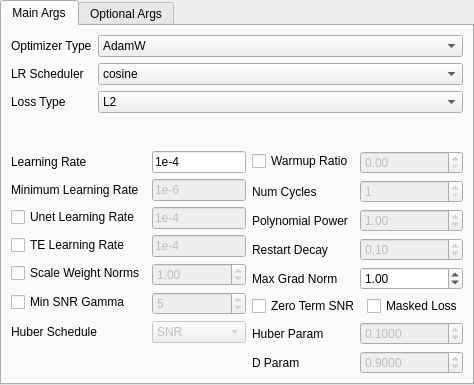
<?xml version="1.0" encoding="UTF-8"?>
<ui version="4.0">
 <class>optimizer_ui</class>
 <widget class="QWidget" name="optimizer_ui">
  <property name="geometry">
   <rect>
    <x>0</x>
    <y>0</y>
    <width>463</width>
    <height>385</height>
   </rect>
  </property>
  <property name="windowTitle">
   <string>Form</string>
  </property>
  <layout class="QVBoxLayout" name="verticalLayout">
   <property name="leftMargin">
    <number>0</number>
   </property>
   <property name="topMargin">
    <number>0</number>
   </property>
   <property name="rightMargin">
    <number>0</number>
   </property>
   <property name="bottomMargin">
    <number>0</number>
   </property>
   <item>
    <widget class="TabView" name="tabWidget">
     <property name="focusPolicy">
      <enum>Qt::StrongFocus</enum>
     </property>
     <property name="currentIndex">
      <number>0</number>
     </property>
     <widget class="QWidget" name="optimizer_tab_main">
      <property name="focusPolicy">
       <enum>Qt::StrongFocus</enum>
      </property>
      <attribute name="title">
       <string>Main Args</string>
      </attribute>
      <layout class="QGridLayout" name="gridLayout">
       <item row="1" column="0">
        <layout class="QFormLayout" name="formLayout_2">
         <item row="0" column="0">
          <widget class="QLabel" name="label">
           <property name="toolTip">
            <string>&lt;html&gt;&lt;head/&gt;&lt;body&gt;&lt;p&gt;Learning Rate is the base learning rate for any value that is not explicitly set, for example, if you set the Unet learning rate, but not the Text Encoder learning rate, the Text Encoder will be using this learning rate&lt;/p&gt;&lt;/body&gt;&lt;/html&gt;</string>
           </property>
           <property name="text">
            <string>Learning Rate</string>
           </property>
          </widget>
         </item>
         <item row="0" column="1">
          <widget class="LineEditWithHighlight" name="main_lr_input">
           <property name="toolTip">
            <string>&lt;html&gt;&lt;head/&gt;&lt;body&gt;&lt;p&gt;Learning Rate is the base learning rate for any value that is not explicitly set, for example, if you set the Unet learning rate, but not the Text Encoder learning rate, the Text Encoder will be using this learning rate&lt;/p&gt;&lt;/body&gt;&lt;/html&gt;</string>
           </property>
           <property name="text">
            <string>1e-4</string>
           </property>
           <property name="placeholderText">
            <string>Learning Rate</string>
           </property>
          </widget>
         </item>
         <item row="1" column="1">
          <widget class="LineEditWithHighlight" name="min_lr_input">
           <property name="enabled">
            <bool>false</bool>
           </property>
           <property name="toolTip">
            <string>&lt;html&gt;&lt;head/&gt;&lt;body&gt;&lt;p&gt;Minimum Learning Rate is the minimum value any of the learning rates can be&lt;/p&gt;&lt;/body&gt;&lt;/html&gt;</string>
           </property>
           <property name="text">
            <string>1e-6</string>
           </property>
          </widget>
         </item>
         <item row="2" column="0">
          <widget class="QCheckBox" name="unet_lr_enable">
           <property name="toolTip">
            <string>&lt;html&gt;&lt;head/&gt;&lt;body&gt;&lt;p&gt;Unet Learning Rate is the base learning rate for the Unet&lt;/p&gt;&lt;/body&gt;&lt;/html&gt;</string>
           </property>
           <property name="text">
            <string>Unet Learning Rate</string>
           </property>
          </widget>
         </item>
         <item row="2" column="1">
          <widget class="LineEditWithHighlight" name="unet_lr_input">
           <property name="enabled">
            <bool>false</bool>
           </property>
           <property name="toolTip">
            <string>&lt;html&gt;&lt;head/&gt;&lt;body&gt;&lt;p&gt;Unet Learning Rate is the base learning rate for the Unet&lt;/p&gt;&lt;/body&gt;&lt;/html&gt;</string>
           </property>
           <property name="text">
            <string>1e-4</string>
           </property>
           <property name="placeholderText">
            <string>Unet Learning Rate</string>
           </property>
          </widget>
         </item>
         <item row="3" column="0">
          <widget class="QCheckBox" name="te_lr_enable">
           <property name="toolTip">
            <string>&lt;html&gt;&lt;head/&gt;&lt;body&gt;&lt;p&gt;TE Learning Rate is the base learning rate for the Text Encoder&lt;/p&gt;&lt;/body&gt;&lt;/html&gt;</string>
           </property>
           <property name="text">
            <string>TE Learning Rate</string>
           </property>
          </widget>
         </item>
         <item row="3" column="1">
          <widget class="LineEditWithHighlight" name="te_lr_input">
           <property name="enabled">
            <bool>false</bool>
           </property>
           <property name="toolTip">
            <string>&lt;html&gt;&lt;head/&gt;&lt;body&gt;&lt;p&gt;TE Learning Rate is the base learning rate for the Text Encoder&lt;/p&gt;&lt;/body&gt;&lt;/html&gt;</string>
           </property>
           <property name="text">
            <string>1e-4</string>
           </property>
           <property name="placeholderText">
            <string>TE Learning Rate</string>
           </property>
          </widget>
         </item>
         <item row="1" column="0">
          <widget class="QLabel" name="min_lr_label">
           <property name="toolTip">
            <string>&lt;html&gt;&lt;head/&gt;&lt;body&gt;&lt;p&gt;Minimum Learning Rate is the minimum value any of the learning rates can be&lt;/p&gt;&lt;/body&gt;&lt;/html&gt;</string>
           </property>
           <property name="text">
            <string>Minimum Learning Rate</string>
           </property>
          </widget>
         </item>
         <item row="4" column="0">
          <widget class="QCheckBox" name="scale_weight_enable">
           <property name="toolTip">
            <string>&lt;html&gt;&lt;head/&gt;&lt;body&gt;&lt;p&gt;Scale Weight Norms is a way to scale the weights to prevent any one weight from getting too large to the rest&lt;/p&gt;&lt;/body&gt;&lt;/html&gt;</string>
           </property>
           <property name="text">
            <string>Scale Weight Norms</string>
           </property>
          </widget>
         </item>
         <item row="4" column="1">
          <widget class="DoubleSpinBox" name="scale_weight_input">
           <property name="enabled">
            <bool>false</bool>
           </property>
           <property name="focusPolicy">
            <enum>Qt::StrongFocus</enum>
           </property>
           <property name="toolTip">
            <string>&lt;html&gt;&lt;head/&gt;&lt;body&gt;&lt;p&gt;Scale Weight Norms is a way to scale the weights to prevent any one weight from getting too large to the rest&lt;/p&gt;&lt;/body&gt;&lt;/html&gt;</string>
           </property>
           <property name="value">
            <double>1.000000000000000</double>
           </property>
          </widget>
         </item>
         <item row="5" column="0">
          <widget class="QCheckBox" name="min_snr_enable">
           <property name="toolTip">
            <string>&lt;html&gt;&lt;head/&gt;&lt;body&gt;&lt;p&gt;Min SNR Gamma is a way to remove random noise during training. A lower value is stronger&lt;/p&gt;&lt;/body&gt;&lt;/html&gt;</string>
           </property>
           <property name="text">
            <string>Min SNR Gamma</string>
           </property>
          </widget>
         </item>
         <item row="5" column="1">
          <widget class="SpinBox" name="min_snr_input">
           <property name="enabled">
            <bool>false</bool>
           </property>
           <property name="focusPolicy">
            <enum>Qt::StrongFocus</enum>
           </property>
           <property name="toolTip">
            <string>&lt;html&gt;&lt;head/&gt;&lt;body&gt;&lt;p&gt;Min SNR Gamma is a way to remove random noise during training. A lower value is stronger&lt;/p&gt;&lt;/body&gt;&lt;/html&gt;</string>
           </property>
           <property name="value">
            <number>5</number>
           </property>
          </widget>
         </item>
         <item row="6" column="1">
          <widget class="ComboBox" name="huber_schedule_selector">
           <property name="enabled">
            <bool>false</bool>
           </property>
           <property name="toolTip">
            <string>&lt;html&gt;&lt;head/&gt;&lt;body&gt;&lt;p&gt;Huber Schedule handles the type of Huber loss that is used.&lt;/p&gt;&lt;/body&gt;&lt;/html&gt;</string>
           </property>
           <item>
            <property name="text">
             <string>SNR</string>
            </property>
           </item>
           <item>
            <property name="text">
             <string>Exponential</string>
            </property>
           </item>
           <item>
            <property name="text">
             <string>Constant</string>
            </property>
           </item>
          </widget>
         </item>
         <item row="6" column="0">
          <widget class="QLabel" name="label_3">
           <property name="toolTip">
            <string>&lt;html&gt;&lt;head/&gt;&lt;body&gt;&lt;p&gt;Huber Schedule handles the type of Huber loss that is used.&lt;/p&gt;&lt;/body&gt;&lt;/html&gt;</string>
           </property>
           <property name="text">
            <string>Huber Schedule</string>
           </property>
          </widget>
         </item>
        </layout>
       </item>
       <item row="0" column="0" colspan="2">
        <layout class="QFormLayout" name="formLayout">
         <item row="0" column="0">
          <widget class="QLabel" name="optimizer_type_label">
           <property name="toolTip">
            <string>&lt;html&gt;&lt;head/&gt;&lt;body&gt;&lt;p&gt;Optimizer Type is the Optimizer that will be used during training&lt;/p&gt;&lt;/body&gt;&lt;/html&gt;</string>
           </property>
           <property name="text">
            <string>Optimizer Type</string>
           </property>
          </widget>
         </item>
         <item row="0" column="1">
          <widget class="ComboBox" name="optimizer_type_selector">
           <property name="focusPolicy">
            <enum>Qt::StrongFocus</enum>
           </property>
           <property name="toolTip">
            <string>&lt;html&gt;&lt;head/&gt;&lt;body&gt;&lt;p&gt;Optimizer Type is the Optimizer that will be used during training&lt;/p&gt;&lt;/body&gt;&lt;/html&gt;</string>
           </property>
           <item>
            <property name="text">
             <string>AdamW</string>
            </property>
           </item>
           <item>
            <property name="text">
             <string>AdamW8bit</string>
            </property>
           </item>
           <item>
            <property name="text">
             <string>Lion</string>
            </property>
           </item>
           <item>
            <property name="text">
             <string>SGDNesterov</string>
            </property>
           </item>
           <item>
            <property name="text">
             <string>SGDNesterov8bit</string>
            </property>
           </item>
           <item>
            <property name="text">
             <string>DAdaptAdam</string>
            </property>
           </item>
           <item>
            <property name="text">
             <string>DAdaptAdaGrad</string>
            </property>
           </item>
           <item>
            <property name="text">
             <string>DAdaptAdan</string>
            </property>
           </item>
           <item>
            <property name="text">
             <string>DAdaptSGD</string>
            </property>
           </item>
           <item>
            <property name="text">
             <string>AdaFactor</string>
            </property>
           </item>
           <item>
            <property name="text">
             <string>Prodigy</string>
            </property>
           </item>
           <item>
            <property name="text">
             <string>Came</string>
            </property>
           </item>
           <item>
            <property name="text">
             <string>Compass</string>
            </property>
           </item>
           <item>
            <property name="text">
             <string>LPFAdamW</string>
            </property>
           </item>
           <item>
            <property name="text">
             <string>RMSProp</string>
            </property>
           </item>
           <item>
            <property name="text">
             <string>RAdamScheduleFree</string>
            </property>
           </item>
          </widget>
         </item>
         <item row="1" column="0">
          <widget class="QLabel" name="lr_scheduler_label">
           <property name="toolTip">
            <string>&lt;html&gt;&lt;head/&gt;&lt;body&gt;&lt;p&gt;LR Scheduler is the Scheduler for the learning rate during the training&lt;/p&gt;&lt;/body&gt;&lt;/html&gt;</string>
           </property>
           <property name="text">
            <string>LR Scheduler</string>
           </property>
          </widget>
         </item>
         <item row="1" column="1">
          <widget class="ComboBox" name="lr_scheduler_selector">
           <property name="focusPolicy">
            <enum>Qt::StrongFocus</enum>
           </property>
           <property name="toolTip">
            <string>&lt;html&gt;&lt;head/&gt;&lt;body&gt;&lt;p&gt;LR Scheduler is the Scheduler for the learning rate during the training&lt;/p&gt;&lt;/body&gt;&lt;/html&gt;</string>
           </property>
           <item>
            <property name="text">
             <string>cosine</string>
            </property>
           </item>
           <item>
            <property name="text">
             <string>cosine with restarts</string>
            </property>
           </item>
           <item>
            <property name="text">
             <string>cosine annealing warm restarts (CAWR)</string>
            </property>
           </item>
           <item>
            <property name="text">
             <string>linear</string>
            </property>
           </item>
           <item>
            <property name="text">
             <string>constant</string>
            </property>
           </item>
           <item>
            <property name="text">
             <string>constant with warmup</string>
            </property>
           </item>
           <item>
            <property name="text">
             <string>adafactor</string>
            </property>
           </item>
           <item>
            <property name="text">
             <string>polynomial</string>
            </property>
           </item>
           <item>
            <property name="text">
             <string>rex annealing warm restarts (RAWR)</string>
            </property>
           </item>
          </widget>
         </item>
         <item row="2" column="0">
          <widget class="QLabel" name="loss_type_label">
           <property name="toolTip">
            <string>&lt;html&gt;&lt;head/&gt;&lt;body&gt;&lt;p&gt;Loss Type is the way the loss is calculated&lt;/p&gt;&lt;/body&gt;&lt;/html&gt;</string>
           </property>
           <property name="text">
            <string>Loss Type</string>
           </property>
          </widget>
         </item>
         <item row="2" column="1">
          <widget class="ComboBox" name="loss_type_selector">
           <property name="toolTip">
            <string>&lt;html&gt;&lt;head/&gt;&lt;body&gt;&lt;p&gt;Loss Type is the way the loss is calculated&lt;/p&gt;&lt;/body&gt;&lt;/html&gt;</string>
           </property>
           <item>
            <property name="text">
             <string>L2</string>
            </property>
           </item>
           <item>
            <property name="text">
             <string>Huber</string>
            </property>
           </item>
           <item>
            <property name="text">
             <string>Smooth L1</string>
            </property>
           </item>
          </widget>
         </item>
        </layout>
       </item>
       <item row="1" column="1">
        <layout class="QFormLayout" name="formLayout_3">
         <item row="0" column="0">
          <widget class="QCheckBox" name="warmup_enable">
           <property name="toolTip">
            <string>&lt;html&gt;&lt;head/&gt;&lt;body&gt;&lt;p&gt;Warmup Ratio is the ratio of steps that is warmup steps in comparison to the total number of steps. If you are using one of the &amp;quot;warm&amp;quot; schedulers, the warmup is spread evenly across each of the cycles&lt;/p&gt;&lt;/body&gt;&lt;/html&gt;</string>
           </property>
           <property name="text">
            <string>Warmup Ratio</string>
           </property>
          </widget>
         </item>
         <item row="0" column="1">
          <widget class="DoubleSpinBox" name="warmup_input">
           <property name="enabled">
            <bool>false</bool>
           </property>
           <property name="focusPolicy">
            <enum>Qt::StrongFocus</enum>
           </property>
           <property name="toolTip">
            <string>&lt;html&gt;&lt;head/&gt;&lt;body&gt;&lt;p&gt;Warmup Ratio is the ratio of steps that is warmup steps in comparison to the total number of steps. If you are using one of the &amp;quot;warm&amp;quot; schedulers, the warmup is spread evenly across each of the cycles&lt;/p&gt;&lt;/body&gt;&lt;/html&gt;</string>
           </property>
           <property name="maximum">
            <double>1.000000000000000</double>
           </property>
           <property name="singleStep">
            <double>0.010000000000000</double>
           </property>
          </widget>
         </item>
         <item row="1" column="0">
          <widget class="QLabel" name="label_4">
           <property name="toolTip">
            <string>&lt;html&gt;&lt;head/&gt;&lt;body&gt;&lt;p&gt;Number of Cycles. 1 means there won't be any restarts during the training&lt;/p&gt;&lt;/body&gt;&lt;/html&gt;</string>
           </property>
           <property name="text">
            <string>Num Cycles</string>
           </property>
          </widget>
         </item>
         <item row="1" column="1">
          <widget class="SpinBox" name="cosine_restart_input">
           <property name="enabled">
            <bool>false</bool>
           </property>
           <property name="focusPolicy">
            <enum>Qt::StrongFocus</enum>
           </property>
           <property name="toolTip">
            <string>&lt;html&gt;&lt;head/&gt;&lt;body&gt;&lt;p&gt;Number of Cycles. 1 means there won't be any restarts during the training&lt;/p&gt;&lt;/body&gt;&lt;/html&gt;</string>
           </property>
           <property name="minimum">
            <number>1</number>
           </property>
          </widget>
         </item>
         <item row="2" column="0">
          <widget class="QLabel" name="label_5">
           <property name="toolTip">
            <string>&lt;html&gt;&lt;head/&gt;&lt;body&gt;&lt;p&gt;Polynomial Power is the value of the Polynomial for the Polynomial Scheduler&lt;/p&gt;&lt;/body&gt;&lt;/html&gt;</string>
           </property>
           <property name="text">
            <string>Polynomial Power</string>
           </property>
          </widget>
         </item>
         <item row="2" column="1">
          <widget class="DoubleSpinBox" name="poly_power_input">
           <property name="enabled">
            <bool>false</bool>
           </property>
           <property name="focusPolicy">
            <enum>Qt::StrongFocus</enum>
           </property>
           <property name="toolTip">
            <string>&lt;html&gt;&lt;head/&gt;&lt;body&gt;&lt;p&gt;Polynomial Power is the value of the Polynomial for the Polynomial Scheduler&lt;/p&gt;&lt;/body&gt;&lt;/html&gt;</string>
           </property>
           <property name="singleStep">
            <double>0.010000000000000</double>
           </property>
           <property name="value">
            <double>1.000000000000000</double>
           </property>
          </widget>
         </item>
         <item row="3" column="0">
          <widget class="QLabel" name="gamma_label">
           <property name="toolTip">
            <string>&lt;html&gt;&lt;head/&gt;&lt;body&gt;&lt;p&gt;Restart Decay is the amount the max learning rate decays when a new cycle starts&lt;/p&gt;&lt;/body&gt;&lt;/html&gt;</string>
           </property>
           <property name="text">
            <string>Restart Decay</string>
           </property>
          </widget>
         </item>
         <item row="3" column="1">
          <widget class="DoubleSpinBox" name="gamma_input">
           <property name="enabled">
            <bool>false</bool>
           </property>
           <property name="toolTip">
            <string>&lt;html&gt;&lt;head/&gt;&lt;body&gt;&lt;p&gt;Restart Decay is the amount the max learning rate decays when a new cycle starts&lt;/p&gt;&lt;/body&gt;&lt;/html&gt;</string>
           </property>
           <property name="minimum">
            <double>0.000000000000000</double>
           </property>
           <property name="maximum">
            <double>1.000000000000000</double>
           </property>
           <property name="singleStep">
            <double>0.010000000000000</double>
           </property>
           <property name="value">
            <double>0.100000000000000</double>
           </property>
          </widget>
         </item>
         <item row="4" column="1">
          <widget class="DoubleSpinBox" name="max_grad_norm_input">
           <property name="toolTip">
            <string>&lt;html&gt;&lt;head/&gt;&lt;body&gt;&lt;p&gt;Max Grad Norm is the maximum gradient after normalization&lt;/p&gt;&lt;/body&gt;&lt;/html&gt;</string>
           </property>
           <property name="value">
            <double>1.000000000000000</double>
           </property>
          </widget>
         </item>
         <item row="5" column="0" colspan="2">
          <layout class="QHBoxLayout" name="horizontalLayout_2">
           <item>
            <widget class="QCheckBox" name="zero_term_enable">
             <property name="toolTip">
              <string>&lt;html&gt;&lt;head/&gt;&lt;body&gt;&lt;p&gt;Zero Term SNR is a tweak to the noise schedule that allows for full range of color. Typically you would only use this if the base model you are training on has trained with it&lt;/p&gt;&lt;/body&gt;&lt;/html&gt;</string>
             </property>
             <property name="text">
              <string>Zero Term SNR</string>
             </property>
            </widget>
           </item>
           <item>
            <widget class="QCheckBox" name="masked_loss_enable">
             <property name="toolTip">
              <string>&lt;html&gt;&lt;head/&gt;&lt;body&gt;&lt;p&gt;Masked loss activates the masking feature of sd-scripts. This type of loss will only calculate the loss according to the masked values in the training images&lt;/p&gt;&lt;/body&gt;&lt;/html&gt;</string>
             </property>
             <property name="text">
              <string>Masked Loss</string>
             </property>
            </widget>
           </item>
          </layout>
         </item>
         <item row="6" column="0">
          <widget class="QLabel" name="label_6">
           <property name="toolTip">
            <string>&lt;html&gt;&lt;head/&gt;&lt;body&gt;&lt;p&gt;Huber Param is a parameter that affects the calculation of the loss function&lt;/p&gt;&lt;/body&gt;&lt;/html&gt;</string>
           </property>
           <property name="text">
            <string>Huber Param</string>
           </property>
          </widget>
         </item>
         <item row="6" column="1">
          <widget class="DoubleSpinBox" name="huber_param_input">
           <property name="enabled">
            <bool>false</bool>
           </property>
           <property name="toolTip">
            <string>&lt;html&gt;&lt;head/&gt;&lt;body&gt;&lt;p&gt;Huber Param is a parameter that affects the calculation of the loss function&lt;/p&gt;&lt;/body&gt;&lt;/html&gt;</string>
           </property>
           <property name="decimals">
            <number>4</number>
           </property>
           <property name="singleStep">
            <double>0.010000000000000</double>
           </property>
           <property name="value">
            <double>0.100000000000000</double>
           </property>
          </widget>
         </item>
         <item row="4" column="0">
          <widget class="QLabel" name="label_2">
           <property name="toolTip">
            <string>&lt;html&gt;&lt;head/&gt;&lt;body&gt;&lt;p&gt;Max Grad Norm is the maximum gradient after normalization&lt;/p&gt;&lt;/body&gt;&lt;/html&gt;</string>
           </property>
           <property name="text">
            <string>Max Grad Norm</string>
           </property>
          </widget>
         </item>
         <item row="7" column="0">
          <widget class="QLabel" name="label_7">
           <property name="text">
            <string>D Param</string>
           </property>
          </widget>
         </item>
         <item row="7" column="1">
          <widget class="DoubleSpinBox" name="d_param_input">
           <property name="enabled">
            <bool>false</bool>
           </property>
           <property name="decimals">
            <number>4</number>
           </property>
           <property name="maximum">
            <double>1.000000000000000</double>
           </property>
           <property name="singleStep">
            <double>0.010000000000000</double>
           </property>
           <property name="value">
            <double>0.900000000000000</double>
           </property>
          </widget>
         </item>
        </layout>
       </item>
      </layout>
     </widget>
     <widget class="QWidget" name="optimizer_tab_args">
      <property name="focusPolicy">
       <enum>Qt::StrongFocus</enum>
      </property>
      <attribute name="title">
       <string>Optional Args</string>
      </attribute>
      <layout class="QVBoxLayout" name="verticalLayout_2">
       <item>
        <widget class="QPushButton" name="add_opt_button">
         <property name="text">
          <string>Add Optimizer Arg</string>
         </property>
        </widget>
       </item>
       <item>
        <widget class="QScrollArea" name="scrollArea">
         <property name="widgetResizable">
          <bool>true</bool>
         </property>
         <widget class="QWidget" name="optimizer_item_widget">
          <property name="geometry">
           <rect>
            <x>0</x>
            <y>0</y>
            <width>66</width>
            <height>18</height>
           </rect>
          </property>
          <layout class="QVBoxLayout" name="verticalLayout_3"/>
         </widget>
        </widget>
       </item>
      </layout>
     </widget>
    </widget>
   </item>
  </layout>
 </widget>
 <customwidgets>
  <customwidget>
   <class>SpinBox</class>
   <extends>QSpinBox</extends>
   <header>modules.ScrollOnSelect.h</header>
  </customwidget>
  <customwidget>
   <class>ComboBox</class>
   <extends>QComboBox</extends>
   <header>modules.ScrollOnSelect.h</header>
  </customwidget>
  <customwidget>
   <class>DoubleSpinBox</class>
   <extends>QDoubleSpinBox</extends>
   <header>modules.ScrollOnSelect.h</header>
  </customwidget>
  <customwidget>
   <class>LineEditWithHighlight</class>
   <extends>QLineEdit</extends>
   <header>modules.LineEditHighlight.h</header>
  </customwidget>
  <customwidget>
   <class>TabView</class>
   <extends>QTabWidget</extends>
   <header>modules.ScrollOnSelect.h</header>
   <container>1</container>
  </customwidget>
 </customwidgets>
 <resources/>
 <connections/>
</ui>
